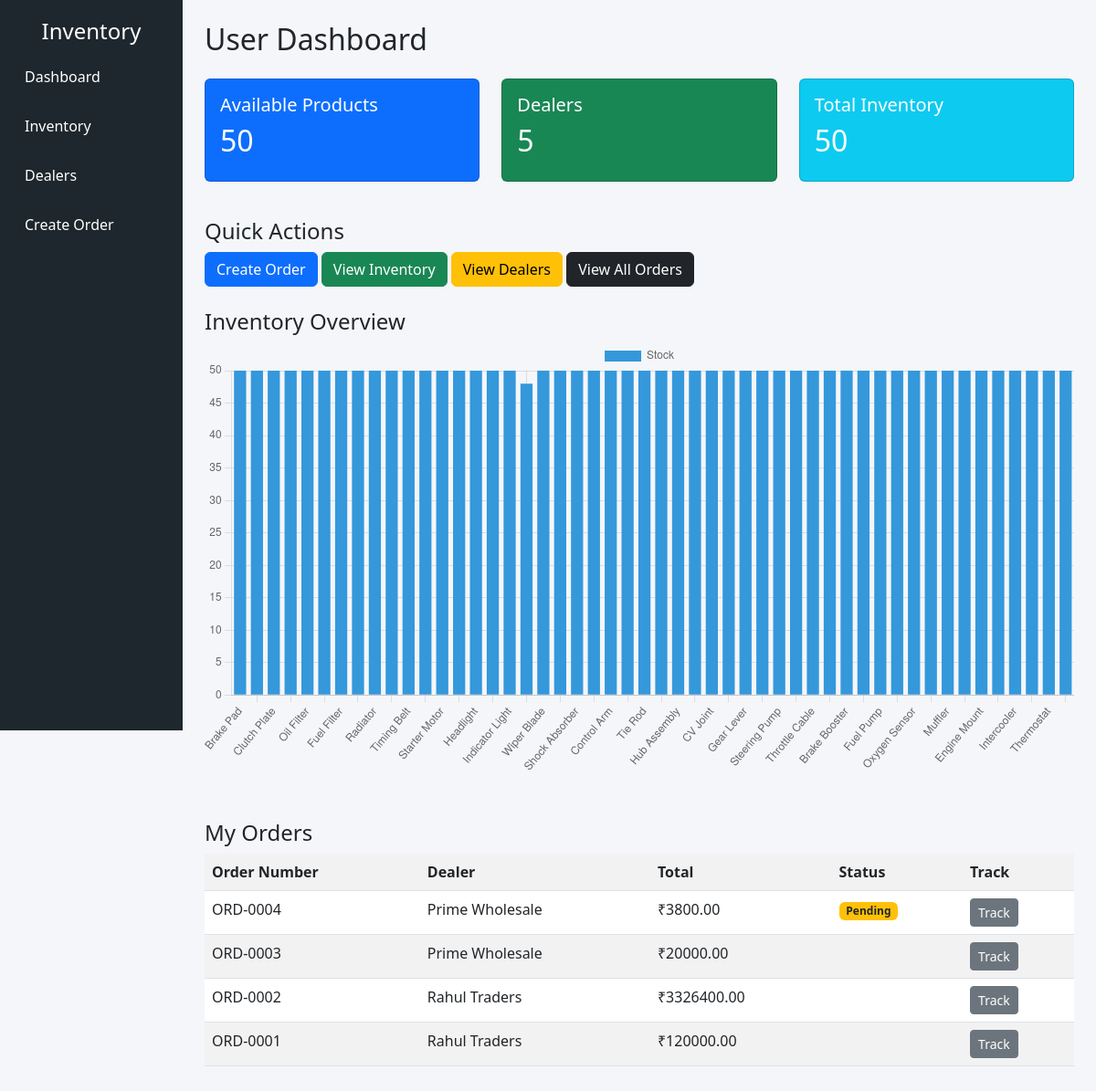
The page / on the database its author committed.
### inventory_app/models.py (models this page shows, shortened)
class Order(models.Model):
    STATUS_CHOICES = [
        ('Pending', 'Pending'),
        ('Processing', 'Processing'),
        ('Shipped', 'Shipped'),
        ('Delivered', 'Delivered'),
    ]
    order_number = models.CharField(max_length=20)
    dealer = models.ForeignKey(Dealer, on_delete=models.CASCADE)
    total_amount = models.DecimalField(max_digits=10, decimal_places=2)
    status = models.CharField(
        max_length=20,
        choices=STATUS_CHOICES,
        default='Pending'
    )
    created_at = models.DateTimeField(auto_now_add=True)
    total_amount = models.DecimalField(max_digits=10, decimal_places=2, default=0)
    created_at = models.DateTimeField(auto_now_add=True)

class Dealer(models.Model):
    name = models.CharField(max_length=200)
    email = models.EmailField()
    phone = models.CharField(max_length=20)
    created_at = models.DateTimeField(auto_now_add=True)

### inventory_app/views.py (the view)
# urls.py: path('', views.dashboard, name='dashboard'),
def dashboard(request):
    product_count = Product.objects.count()
    dealer_count = Dealer.objects.count()
    inventory_count = Inventory.objects.count()
    inventory = Inventory.objects.select_related("product")
    orders = Order.objects.select_related("dealer").order_by("-created_at")[:5]
    return render(request, "inventory_app/dashboard.html", {
        "product_count": product_count,
        "dealer_count": dealer_count,
        "inventory_count": inventory_count,
        "inventory": inventory,
        "orders": orders
    })

### inventory_app/templates/inventory_app/dashboard.html (shortened to what this page needs)
{% extends "base.html" %}
{% block content %}
<h2 class="mb-4">User Dashboard</h2>
<div class="row">
<div class="col-md-4">
<div class="card text-white bg-primary mb-3">
<div class="card-body">
<h5>Available Products</h5>
<h2>{{ product_count }}</h2>
</div>
</div>
</div>
<div class="col-md-4">
<div class="card text-white bg-success mb-3">
<div class="card-body">
<h5>Dealers</h5>
<h2>{{ dealer_count }}</h2>
</div>
</div>
</div>
<div class="col-md-4">
<div class="card text-white bg-info mb-3">
<div class="card-body">
<h5>Total Inventory</h5>
<h2>{{ inventory_count }}</h2>
</div>
</div>
</div>
</div>
<h4 class="mt-4">Quick Actions</h4>
<div class="mb-4">
<a href="/create-order/" class="btn btn-primary">
Create Order
</a>
<a href="/inventory/" class="btn btn-success">
View Inventory
</a>
<a href="/dealers/" class="btn btn-warning">
View Dealers
</a>
<a href="/orders/" class="btn btn-dark">
View All Orders
</a>
</div>
<h4 class="mt-4">Inventory Overview</h4>
<canvas id="inventoryChart"></canvas>
<script>
const ctx = document.getElementById('inventoryChart');
new Chart(ctx, {
type: 'bar',
data: {
labels: [
{% for i in inventory %}
"{{ i.product.name }}",
{% endfor %}
],
datasets: [{
label: 'Stock',
data: [
{% for i in inventory %}
{{ i.quantity }},
{% endfor %}
],
backgroundColor: '#3498db'
}]
}
});
</script>
<h4 class="mt-5">My Orders</h4>
<table class="table table-striped">
<tr>
<th>Order Number</th>
<th>Dealer</th>
<th>Total</th>
<th>Status</th>
<th>Track</th>
</tr>
{% for order in orders %}
<tr>
<td>{{ order.order_number }}</td>
<td>{{ order.dealer.name }}</td>
<td>₹{{ order.total_amount }}</td>
<td>
{% if order.status == "Pending" %}
<span class="badge bg-warning text-dark">Pending</span>
{% elif order.status == "Processing" %}
<span class="badge bg-primary">Processing</span>
{% elif order.status == "Shipped" %}
<span class="badge bg-info text-dark">Shipped</span>
{% elif order.status == "Delivered" %}
<span class="badge bg-success">Delivered</span>
{% endif %}
</td>
<td>
<a href="/track-order/{{ order.id }}/" class="btn btn-sm btn-secondary">
Track
</a>
</td>
</tr>
{% empty %}
<tr>
<td colspan="5" class="text-center">No orders yet</td>
</tr>
{% endfor %}
</table>
{% endblock %}

### inventory_app/templates/base.html (shortened to what this page needs)
<!DOCTYPE html>
<html>
<head>
<link href="https://cdn.jsdelivr.net/npm/bootstrap@5.3.0/dist/css/bootstrap.min.css" rel="stylesheet">
<link rel="stylesheet"
href="https://cdnjs.cloudflare.com/ajax/libs/animate.css/4.1.1/animate.min.css"/>
</head>
<body>
<div class="container-fluid">
<div class="row">
<div class="col-md-2 sidebar">
<h4 class="text-center">Inventory</h4>
<a href="/">Dashboard</a>
<a href="/inventory/">Inventory</a>
<a href="/dealers/">Dealers</a>
<a href="/create-order/">Create Order</a>
</div>
<div class="col-md-10 p-4 animate__animated animate__fadeIn">
{% block content %}
{% endblock %}
</div>
</div>
</div>
</body>
</html>

### inventory_app/templates/base.html (style rules this page uses)
body { background:#f5f6fa; }
.sidebar { height:100vh; background:#1e272e; color:white; padding-top:20px; }
.sidebar a { display:block; padding:15px; color:white; text-decoration:none; }

### rows shown on the page
Order: order_number "ORD-0004", dealer.name "Prime Wholesale", total_amount "3800.00", status "Pending"
Order: order_number "ORD-0003", dealer.name "Prime Wholesale", total_amount "20000.00"
Order: order_number "ORD-0002", dealer.name "Rahul Traders", total_amount "3326400.00"
Order: order_number "ORD-0001", dealer.name "Rahul Traders", total_amount "120000.00"

### other values the page prints
{{ product_count }} "50"
{{ dealer_count }} "5"
{{ inventory_count }} "50"
chart data {{ i.quantity }} 50, 50, 50, 50, 50, 50, 50, 50, 50, 50, 50, 50, 50, 50, 50, 50, 50, 48, 50, 50, 50, 50, 50, 50, 50, 50, 50, 50, 50, 50, 50, 50, 50, 50, 50, 50, 50, 50, 50, 50, 50, 50, 50, 50, 50, 50, 50, 50, 50, 50
